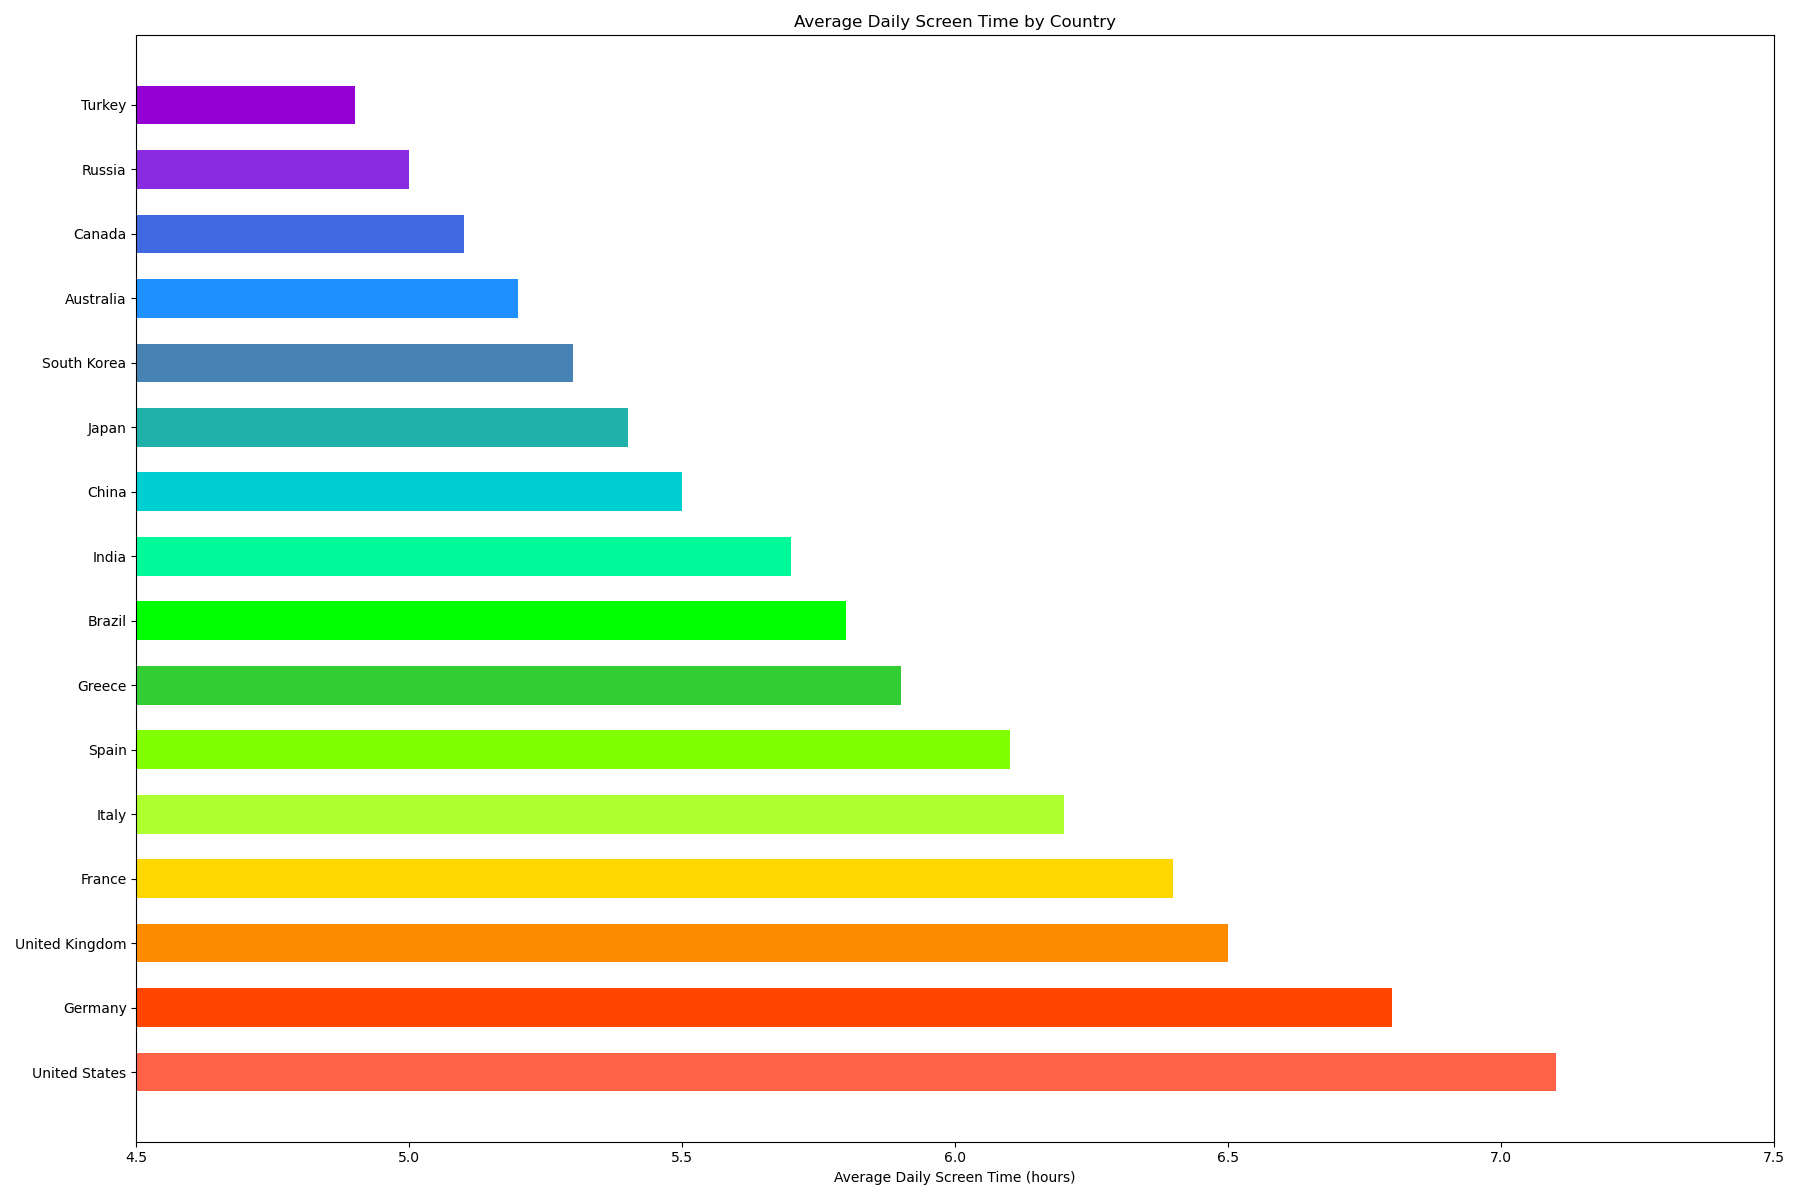

Recreate this plot in Python.

import matplotlib.pyplot as plt

# Data
countries = [
    'United States', 'Germany', 'United Kingdom', 'France', 'Italy', 
    'Spain', 'Greece', 'Brazil', 'India', 'China', 'Japan', 
    'South Korea', 'Australia', 'Canada', 'Russia', 'Turkey'
]

average_daily_screen_time = [
    7.1, 6.8, 6.5, 6.4, 6.2, 6.1, 5.9, 5.8, 5.7, 5.5, 
    5.4, 5.3, 5.2, 5.1, 5.0, 4.9
]

# Modify the color scheme
colors = [
    '#FF6347', '#FF4500', '#FF8C00', '#FFD700', '#ADFF2F', 
    '#7FFF00', '#32CD32', '#00FF00', '#00FA9A', '#00CED1', 
    '#20B2AA', '#4682B4', '#1E90FF', '#4169E1', '#8A2BE2', '#9400D3'
]

# Set the figure size
plt.figure(figsize=(18, 12))

# Change the direction of the chart from vertical to horizontal
plt.barh(countries, average_daily_screen_time, color=colors, height=0.6)

# Set y-axis limits to truncate the chart
plt.xlim(4.5, 7.5)

# Rotate y-axis labels for better readability
plt.yticks(rotation=0, ha='right')

# Add labels and title to the chart
plt.xlabel('Average Daily Screen Time (hours)')
plt.title('Average Daily Screen Time by Country')

# Display the chart
plt.tight_layout()  # Adjust layout to fit all labels and title
plt.show()
